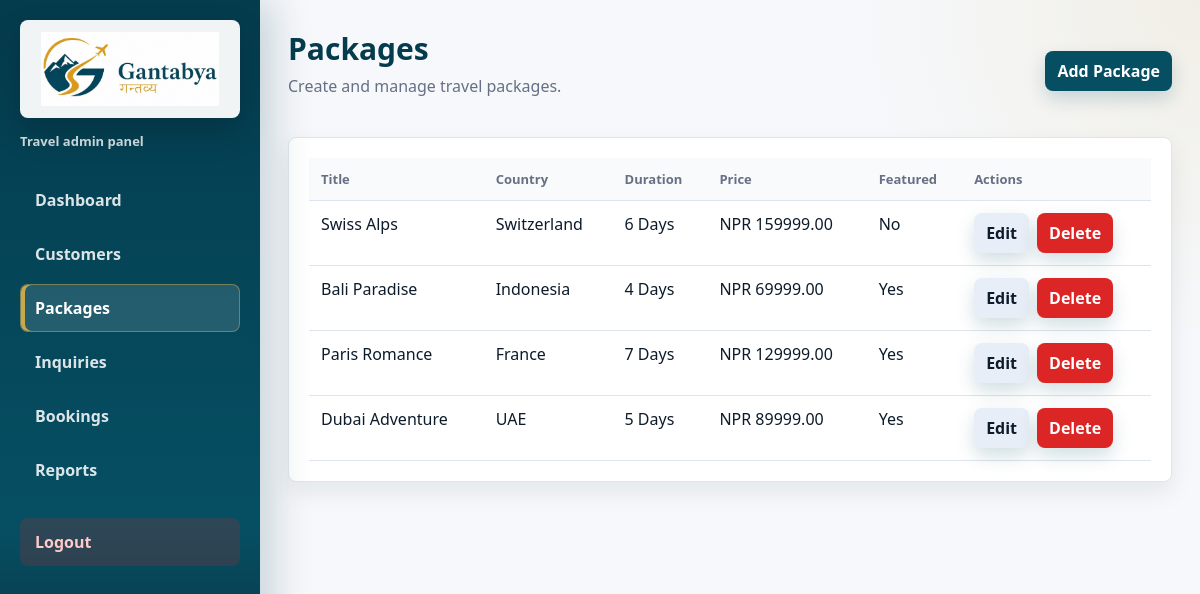
The app's page /admin/packages (signed in) with its own data.
### models.py (models this page shows)
class Package(db.Model):
    __tablename__ = 'package'
    id = db.Column(db.Integer, primary_key=True)
    title = db.Column(db.String(100), nullable=False)
    country = db.Column(db.String(100), nullable=False)
    price = db.Column(db.Float, nullable=False)
    duration = db.Column(db.String(50))
    description = db.Column(db.Text)
    image = db.Column(db.String(255))
    is_featured = db.Column(db.Boolean, default=False)
    created_at = db.Column(db.DateTime, default=datetime.utcnow)

### app.py (the view)
@app.route("/admin/packages")
@admin_required
def admin_packages():
    packages = Package.query.order_by(Package.id.desc()).all()
    return render_template("admin/packages.html", packages=packages)

### app.py (called while the page is built)
def admin_required(view_func):
    @wraps(view_func)
    def wrapper(*args, **kwargs):
        if 'admin_id' not in session:
            flash("Please login to access the admin panel.", "warning")
            return redirect(url_for("admin_login"))
        return view_func(*args, **kwargs)
    return wrapper

### admin/packages.html (shortened to what this page needs)
{% extends "admin/base.html" %}
{% block content %}
<div class="topbar">
    <div>
        <h1>Packages</h1>
        <p class="muted">Create and manage travel packages.</p>
    </div>
    <a class="btn" href="{{ url_for('admin_add_package') }}">Add Package</a>
</div>
<div class="panel table-wrap">
    <table>
        <tr>
            <th>Title</th>
            <th>Country</th>
            <th>Duration</th>
            <th>Price</th>
            <th>Featured</th>
            <th>Actions</th>
        </tr>
        {% for package in packages %}
        <tr>
            <td>{{ package.title }}</td>
            <td>{{ package.country }}</td>
            <td>{{ package.duration or "-" }}</td>
            <td>NPR {{ "%.2f"|format(package.price or 0) }}</td>
            <td>{{ "Yes" if package.is_featured else "No" }}</td>
            <td>
                <div class="actions">
                    <a class="btn secondary" href="{{ url_for('admin_edit_package', id=package.id) }}">Edit</a>
                    <a class="btn danger" href="{{ url_for('admin_delete_package', id=package.id) }}" onclick="return confirm('Delete this package?')">Delete</a>
                </div>
            </td>
        </tr>
        {% else %}
        <tr><td colspan="6" class="empty">No packages yet.</td></tr>
        {% endfor %}
    </table>
</div>
{% endblock %}

### admin/base.html (style rules this page uses)
:root { --bg: #f6f8fb; --panel: #ffffff; --ink: #0d1b2a; --muted: #667085; --line: #dfe5ee; --brand: #064f63; --brand-dark: #043b4d; --gold: #c9a84c; --accent: #0e7490; --danger: #dc2626; --warning: #b45309; --success: #15803d; --radius: 8px; --shadow: 0 10px 25px rgba(15, 23, 42, 0.08); }
* { box-sizing: border-box; }
body { margin: 0; font-family: "Segoe UI", Arial, Helvetica, sans-serif; color: var(--ink); background: var(--bg); }
a { color: inherit; }
.topbar { display: flex; align-items: center; justify-content: space-between; gap: 16px; margin-bottom: 24px; }
h1, h2, h3, p { margin-top: 0; }
h1 { font-size: 30px; margin-bottom: 6px; color: var(--brand-dark); }
.muted { color: var(--muted); }
.panel { background: var(--panel); border: 1px solid var(--line); border-radius: var(--radius); box-shadow: var(--shadow); padding: 20px; margin-bottom: 20px; }
.table-wrap { overflow-x: auto; }
table { border-collapse: collapse; width: 100%; min-width: 720px; }
th, td { padding: 12px; border-bottom: 1px solid var(--line); text-align: left; vertical-align: top; }
th { font-size: 13px; color: var(--muted); background: #f8fafc; }
.actions { display: flex; flex-wrap: wrap; gap: 8px; }
.btn { display: inline-flex; align-items: center; justify-content: center; min-height: 38px; padding: 9px 12px; border: 0; border-radius: var(--radius); background: var(--brand); color: #ffffff; text-decoration: none; font-weight: 700; cursor: pointer; box-shadow: 0 8px 18px rgba(6, 79, 99, 0.18); }
.btn.secondary { background: #e8eef7; color: var(--ink); }
.btn.danger { background: var(--danger); }

### records on screen
Package: title "Swiss Alps", country "Switzerland", duration "6 Days", price "159999.00", is_featured "No"
Package: title "Bali Paradise", country "Indonesia", duration "4 Days", price "69999.00", is_featured "Yes"
Package: title "Paris Romance", country "France", duration "7 Days", price "129999.00", is_featured "Yes"
Package: title "Dubai Adventure", country "UAE", duration "5 Days", price "89999.00", is_featured "Yes"
